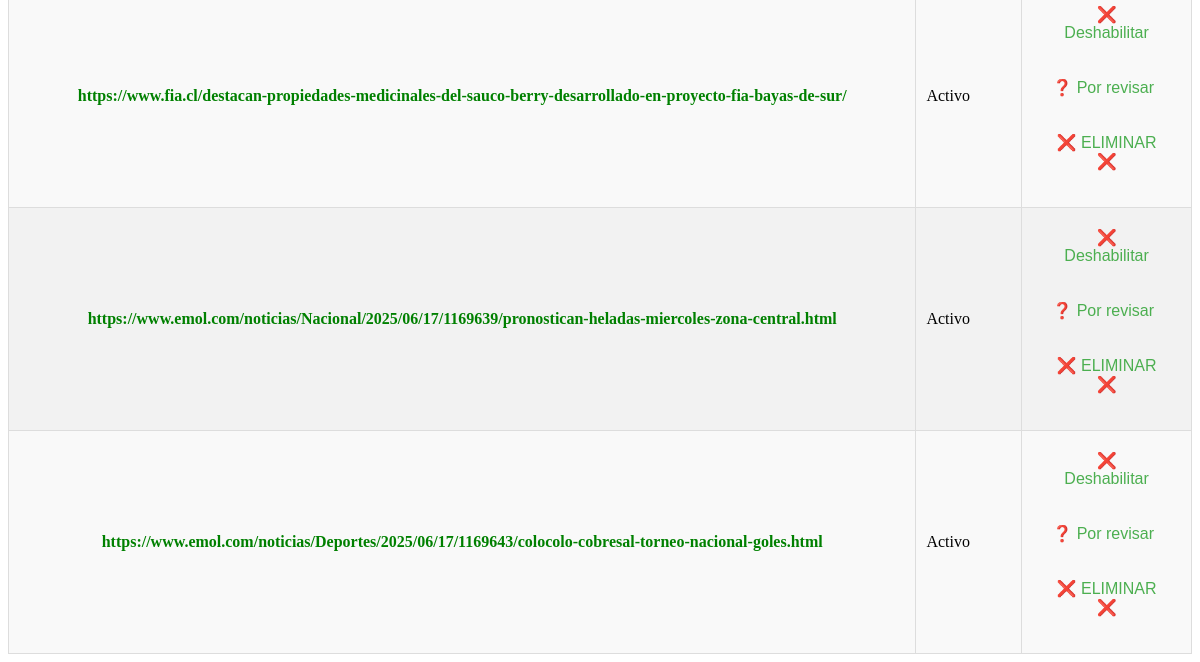
The app's page /administrar_fuentes/ (signed in, lower part), older data.
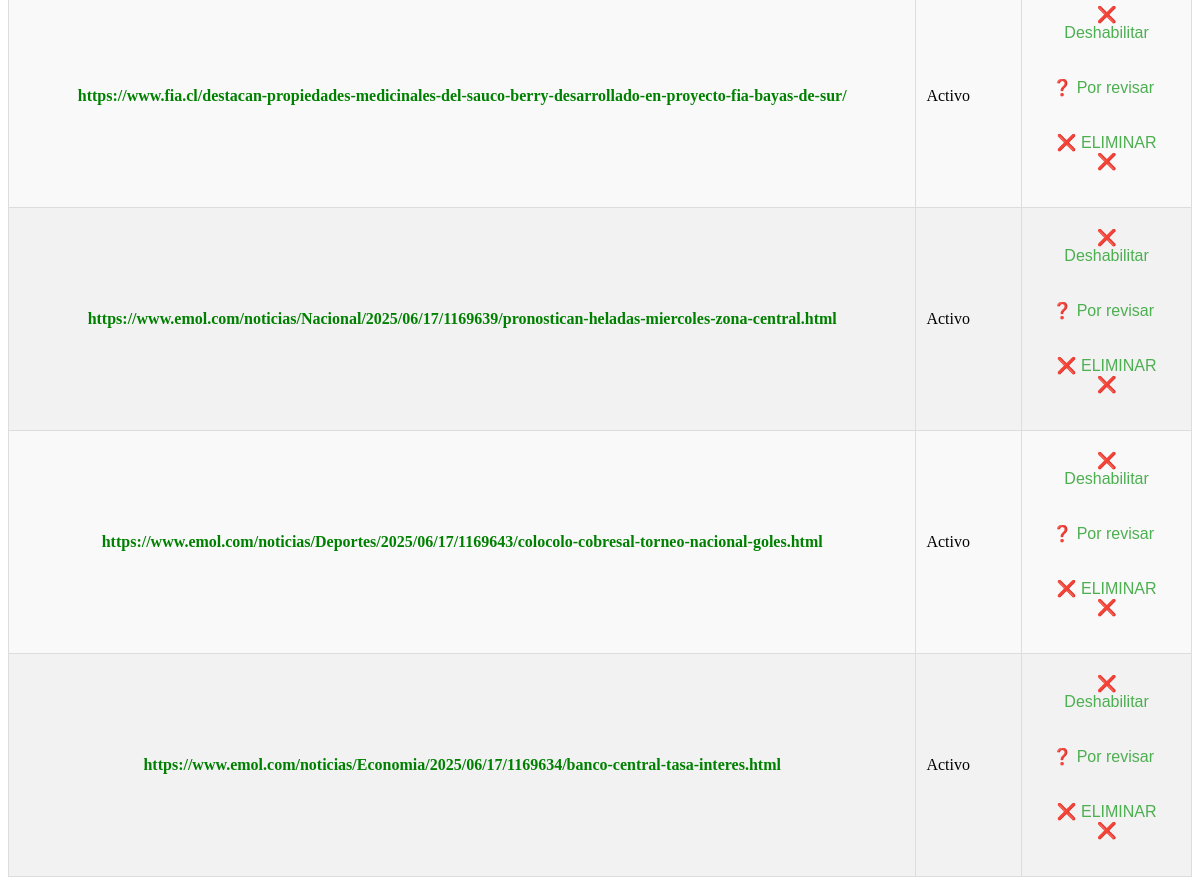
The same page, newer data.
### myapp/models.py (models this page shows, shortened)
class Fuente(models.Model):
    enlace = models.CharField(max_length=500)  # Link de la fuente
    estado = models.IntegerField(default=1)

### myapp/permisos.py (the view)
    @login_required
    @user_passes_test(lambda user: user.is_staff)
    def wrapped_view(request, *args, **kwargs):
        return view_func(request, *args, **kwargs)

### myapp/permisos.py (called while the page is built)
def staff_required(view_func):
    @login_required
    @user_passes_test(lambda user: user.is_staff)
    def wrapped_view(request, *args, **kwargs):
        return view_func(request, *args, **kwargs)
    return wrapped_view

### myapp/views.py (called while the page is built, shortened)
@staff_required
def administrar_fuentes(request):
    if request.method == ('GET'):
        return render(request, ADMINISTRAR_FUENTE,{'formulario': form.CreateFuente(),'fuentes':models.Fuente.objects.all()})

### myapp/templates/fuentes/administrar_fuentes.html (shortened to what this page needs)
{% extends 'menu.html' %}
{% block content %}
{% load static %}
<head>
    <link rel="stylesheet" href="{% static 'css/estilo_tablas.css' %}">
</head>
{% if user.is_superuser %}
<table border = "1">
    <tbody>
    {% for fuente in fuentes %}
                <tr>
                    <td>
                    <div style= "font-weight: bold; color: green; text-align: center;">
                        {% if fuente.enlace|slice:":7"|lower == 'http://' or fuente.enlace|slice:":8"|lower == 'https://' %}
                            <a href="{{ fuente.enlace }}" target="_blank" rel="noopener noreferrer" style="color: green;">
                                {{ fuente.enlace }}
                            </a>
                        {% else %}
                            <a href="https://{{ fuente.enlace }}" target="_blank" rel="noopener noreferrer" style="color: green;">
                                {{ fuente.enlace }}
                            </a>
                        {% endif %}
                    </div>
                    </td>
            {% if fuente.estado == 1 %}
                    <td>Activo</td>
                    <td>
                        <form method="post">
                            <button class="btn-invisible" type="submit">❌ Deshabilitar</button>
                        </form>
                        <form method="post">
                            <button class="btn-invisible" type="submit">❓ Por revisar</button>
                        </form>
            {% endif %}
            <form method="post">
                <button class="btn-invisible" type="submit">❌ ELIMINAR ❌</button>
            </form>
        </td>
        </tr>
    {% endfor %}
    </tbody>
</table>
{% endif %}
{% endblock %}

Row changes from the older to the newer data that the page shows:
added Fuente: enlace "https://www.emol.com/noticias/Economia/2025/06/17/1169634/banco-central-tasa-interes.html"
